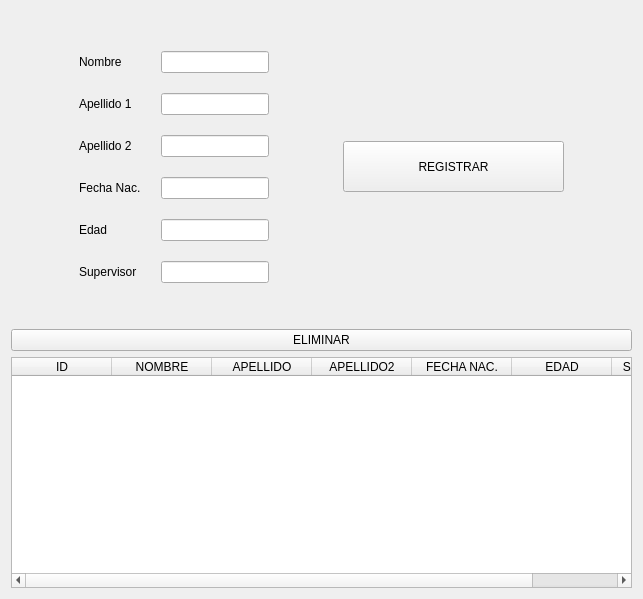
               <widget class="QWidget" name="pagina_organizador">
                <layout class="QVBoxLayout" name="verticalLayout_10">
                 <item>
                  <spacer name="verticalSpacer_2">
                   <property name="orientation">
                    <enum>Qt::Vertical</enum>
                   </property>
                   <property name="sizeHint" stdset="0">
                    <size>
                     <width>20</width>
                     <height>40</height>
                    </size>
                   </property>
                  </spacer>
                 </item>
                 <item>
                  <layout class="QHBoxLayout" name="horizontalLayout_14">
                   <item>
                    <spacer name="horizontalSpacer_6">
                     <property name="orientation">
                      <enum>Qt::Horizontal</enum>
                     </property>
                     <property name="sizeHint" stdset="0">
                      <size>
                       <width>40</width>
                       <height>20</height>
                      </size>
                     </property>
                    </spacer>
                   </item>
                   <item>
                    <layout class="QHBoxLayout" name="horizontalLayout_6">
                     <property name="spacing">
                      <number>20</number>
                     </property>
                     <item>
                      <layout class="QVBoxLayout" name="verticalLayout_3">
                       <item>
                        <widget class="QLabel" name="label_nombreOrg">
                         <property name="text">
                          <string>Nombre</string>
                         </property>
                        </widget>
                       </item>
                       <item>
                        <widget class="QLabel" name="label_apellidoOrg">
                         <property name="text">
                          <string>Apellido 1</string>
                         </property>
                        </widget>
                       </item>
                       <item>
                        <widget class="QLabel" name="label_apellido2Org">
                         <property name="text">
                          <string>Apellido 2</string>
                         </property>
                        </widget>
                       </item>
                       <item>
                        <widget class="QLabel" name="label_fechaOrg">
                         <property name="text">
                          <string>Fecha Nac.</string>
                         </property>
                        </widget>
                       </item>
                       <item>
                        <widget class="QLabel" name="label_edadOrg">
                         <property name="text">
                          <string>Edad</string>
                         </property>
                        </widget>
                       </item>
                       <item>
                        <widget class="QLabel" name="label_supervOrg">
                         <property name="text">
                          <string>Supervisor</string>
                         </property>
                        </widget>
                       </item>
                      </layout>
                     </item>
                     <item>
                      <layout class="QVBoxLayout" name="verticalLayout_8">
                       <item>
                        <widget class="QLineEdit" name="entry_nombreOrg"/>
                       </item>
                       <item>
                        <widget class="QLineEdit" name="entry_apellidoOrg"/>
                       </item>
                       <item>
                        <widget class="QLineEdit" name="entry_apellido2Org"/>
                       </item>
                       <item>
                        <widget class="QLineEdit" name="entry_fechaOrg"/>
                       </item>
                       <item>
                        <widget class="QLineEdit" name="entry_edadOrg"/>
                       </item>
                       <item>
                        <widget class="QLineEdit" name="entry_supervOrg"/>
                       </item>
                      </layout>
                     </item>
                    </layout>
                   </item>
                   <item>
                    <spacer name="horizontalSpacer_5">
                     <property name="orientation">
                      <enum>Qt::Horizontal</enum>
                     </property>
                     <property name="sizeHint" stdset="0">
                      <size>
                       <width>40</width>
                       <height>20</height>
                      </size>
                     </property>
                    </spacer>
                   </item>
                   <item>
                    <layout class="QVBoxLayout" name="verticalLayout_9">
                     <item>
                      <widget class="QPushButton" name="btn_registrarOrg">
                       <property name="minimumSize">
                        <size>
                         <width>221</width>
                         <height>51</height>
                        </size>
                       </property>
                       <property name="text">
                        <string>REGISTRAR</string>
                       </property>
                      </widget>
                     </item>
                    </layout>
                   </item>
                   <item>
                    <spacer name="horizontalSpacer_10">
                     <property name="orientation">
                      <enum>Qt::Horizontal</enum>
                     </property>
                     <property name="sizeHint" stdset="0">
                      <size>
                       <width>40</width>
                       <height>20</height>
                      </size>
                     </property>
                    </spacer>
                   </item>
                  </layout>
                 </item>
                 <item>
                  <spacer name="verticalSpacer">
                   <property name="orientation">
                    <enum>Qt::Vertical</enum>
                   </property>
                   <property name="sizeHint" stdset="0">
                    <size>
                     <width>20</width>
                     <height>40</height>
                    </size>
                   </property>
                  </spacer>
                 </item>
                 <item>
                  <widget class="QPushButton" name="btn_eliminarOrg">
                   <property name="minimumSize">
                    <size>
                     <width>595</width>
                     <height>18</height>
                    </size>
                   </property>
                   <property name="text">
                    <string>ELIMINAR</string>
                   </property>
                  </widget>
                 </item>
                 <item>
                  <widget class="QTableWidget" name="tabla_organizador">
                   <property name="minimumSize">
                    <size>
                     <width>621</width>
                     <height>231</height>
                    </size>
                   </property>
                   <column>
                    <property name="text">
                     <string>ID</string>
                    </property>
                   </column>
                   <column>
                    <property name="text">
                     <string>NOMBRE</string>
                    </property>
                   </column>
                   <column>
                    <property name="text">
                     <string>APELLIDO</string>
                    </property>
                   </column>
                   <column>
                    <property name="text">
                     <string>APELLIDO2</string>
                    </property>
                   </column>
                   <column>
                    <property name="text">
                     <string>FECHA NAC.</string>
                    </property>
                   </column>
                   <column>
                    <property name="text">
                     <string>EDAD</string>
                    </property>
                   </column>
                   <column>
                    <property name="text">
                     <string>SUPERVISOR</string>
                    </property>
                   </column>
                  </widget>
                 </item>
                </layout>
               </widget>
